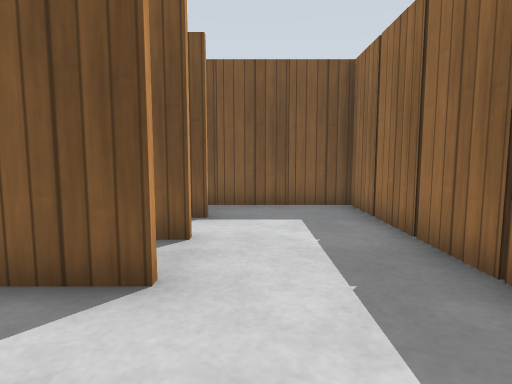
[1] (above)

24 first-person views from a walk through a world built for the Gazebo simulator. The camera is 0.68 m above the floor, tilts 6° down and sees 75° across. The floor is counted in squares, 0.5 m on a side. Each view is taken from the middle of a square. On the plan, view 1 faces up. The plan holds only what a view shows up to about 15 squares ahead; the rest is blank. Gazebo's built-in surfaces are drawn with simple patterns.

[2]
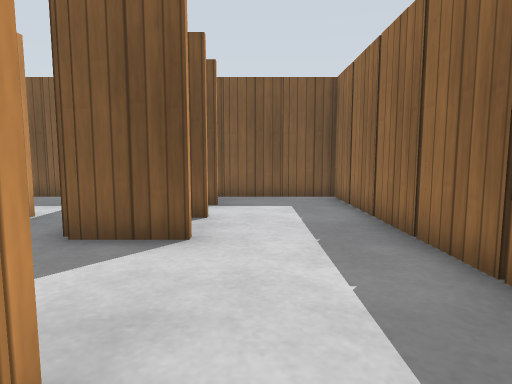

[3]
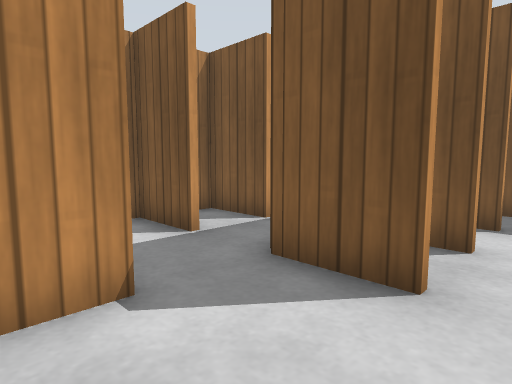

[4]
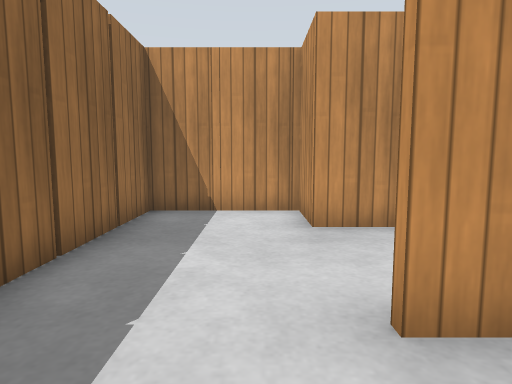

[5]
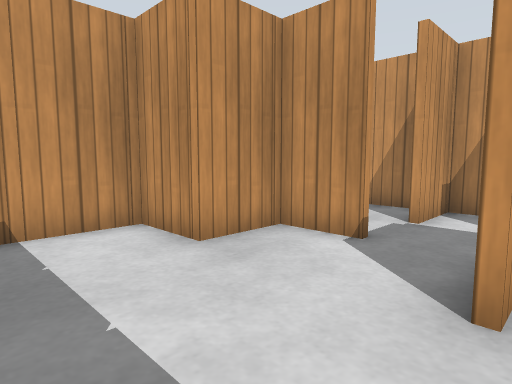

[6]
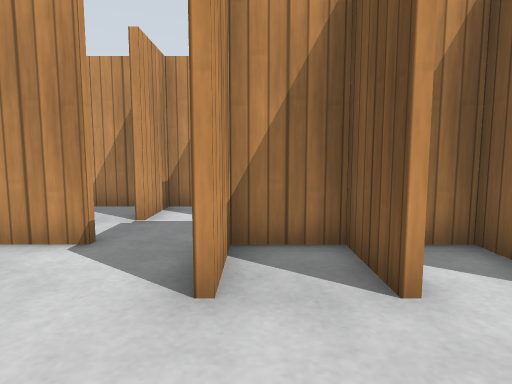

[7]
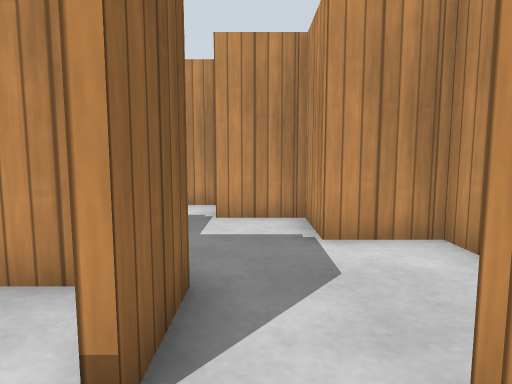

[8]
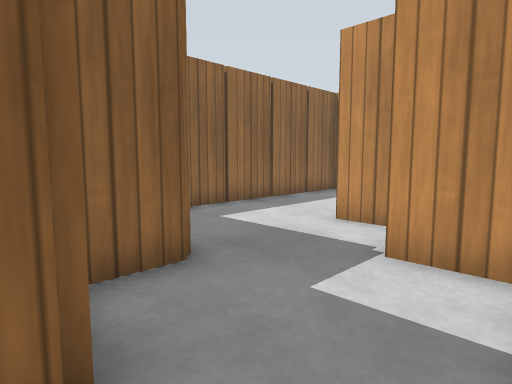

[9]
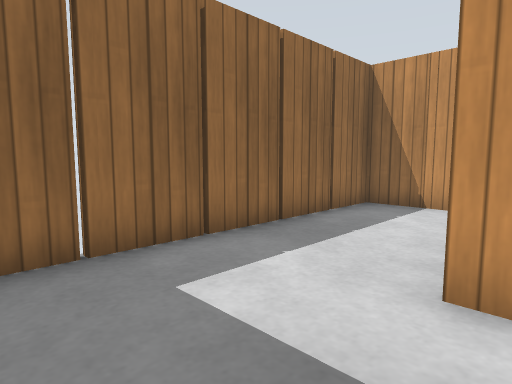

[10]
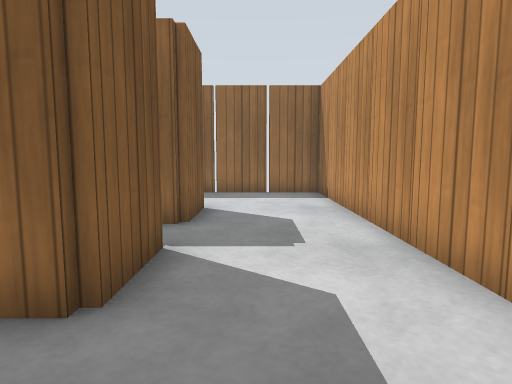

[11]
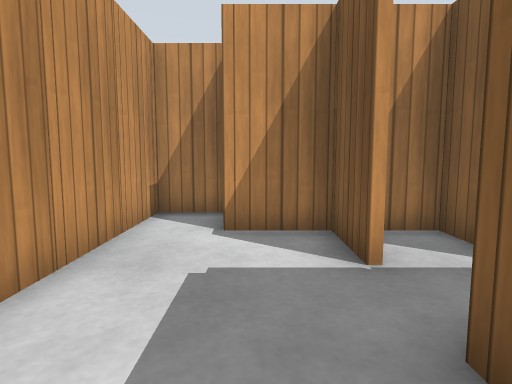

[12]
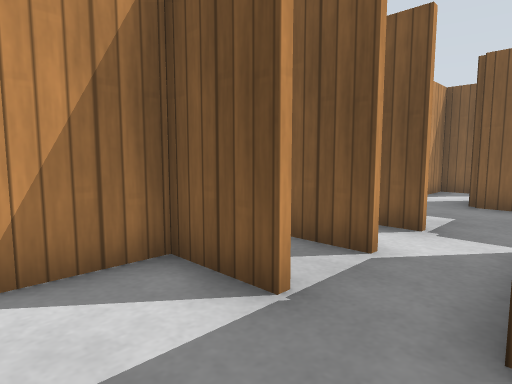

[13]
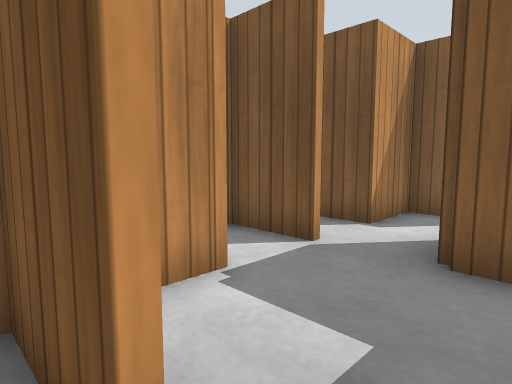

[14]
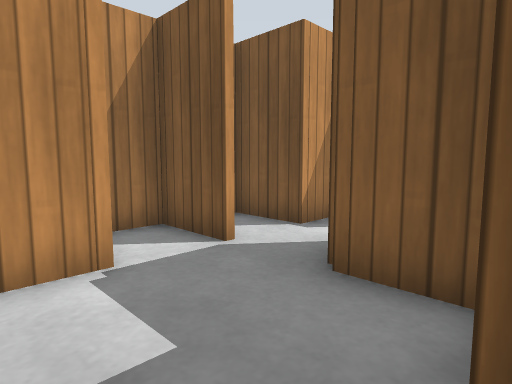

[15]
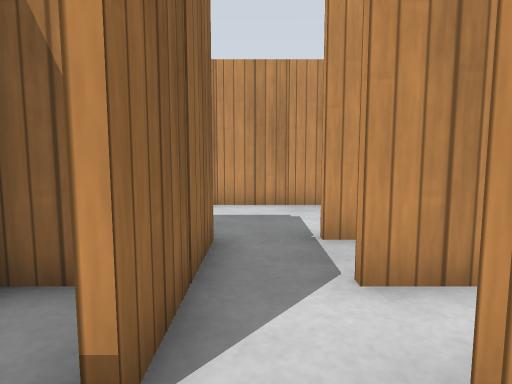

[16]
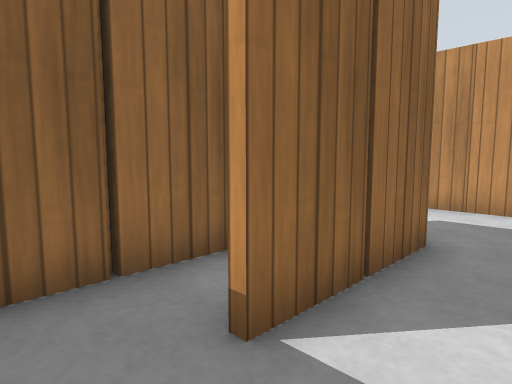

[17]
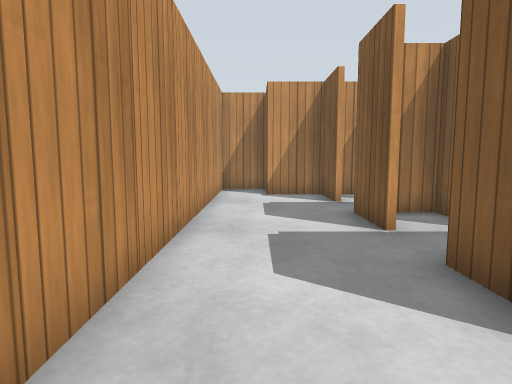

[18]
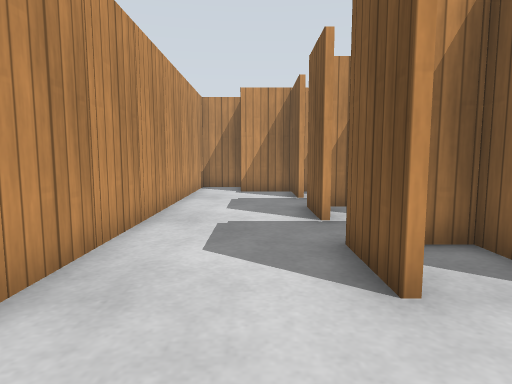

[19]
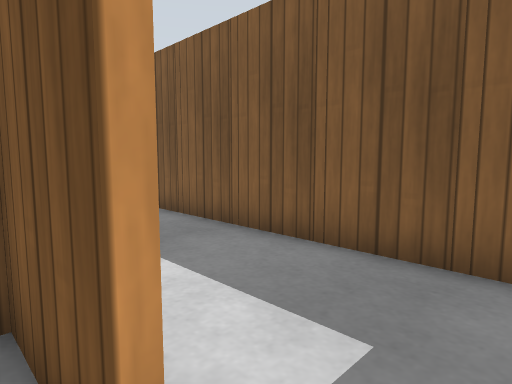

[20]
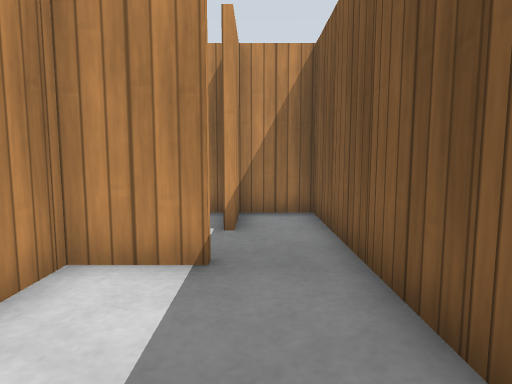

[21]
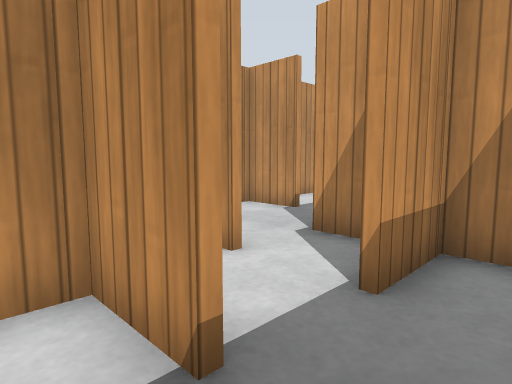

[22]
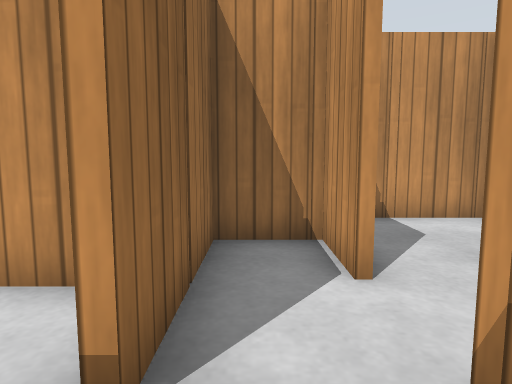

[23]
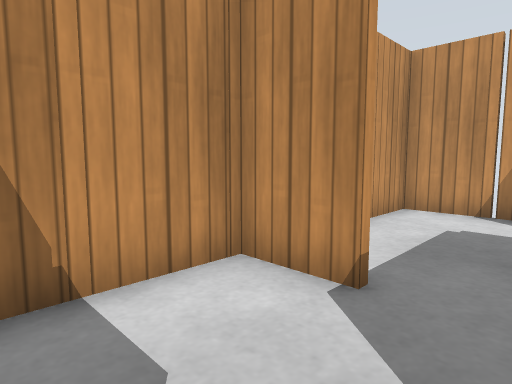

[24]
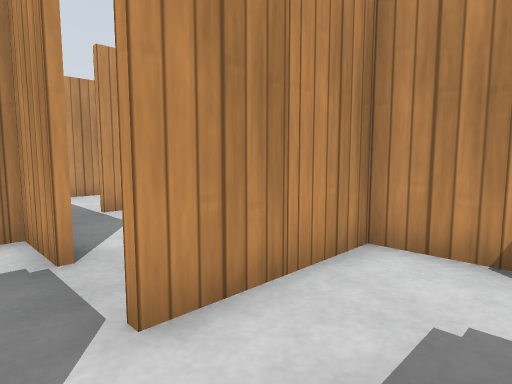

### Floor plan
Points are (right, up) in squares from view 1. A wall is a line through its corners. A room is listed if a view was taken in it or the views show most of it. See-through windows are left out.
Room 1 (views 1, 2, 3, 4, 5, 6, 7, 8, 9, 10, 11, 12, 17, 18, 19, 20, 21, 22)
walls: (-3.3, -0.5) (-3.3, 1.5); (-2.8, -0.4) (-1.1, -0.4) (-1.1, -2.4) (0.6, -2.4); (-3.1, 1.5) (-3.1, 0.4); (-7, -2.4) (-5.1, -2.4) (-5.1, -3.5); (-4.5, -4.4) (-3, -4.4); (-7.1, 0.6) (-7.1, -0.5); (-6.5, 1.6) (-5, 1.6); (-5, 3.4) (-6.5, 3.4); (-2.5, 3.6) (-1, 3.6); (-1, 3.4) (-3, 3.4); (-2.6, -6.4) (-1, -6.4); (1.4, -2.4) (2.7, -2.4) (2.7, 9.4) (-0.5, 9.4); (-6.1, -6.4) (-5.2, -6.4); (-5, 5.4) (-7.1, 5.4); (-1, 5.4) (-2.5, 5.4); (-10, 3.4) (-10.5, 3.4); (-5, -8.6) (-7, -8.6); (-11.1, 2.5) (-11.1, 1.4); (-10.5, 3.6) (-9.3, 3.6); (-8.5, 5.6) (-7.1, 5.6) (-7.1, 5); (-1, -8.6) (-3, -8.6); (-1, 7.4) (-2.5, 7.4); (-9, -8.6) (-10.5, -8.6); (-9.3, 6.5) (-9.3, 7.5); (-11.1, 5.5) (-11.1, 4.5); (-9.1, 7.5) (-9.1, 6.5); (-5.4, 9.4) (-13.1, 9.4) (-13.1, 8.4); (-11.1, -9.5) (-11.1, -10.6); (-4.6, -12.4) (-3.4, -12.4); (-2.6, -12.4) (-1.4, -12.4); (-6.6, -12.4) (-5.4, -12.4); (-13.1, 6.4) (-13.1, 5.4); (-0.6, -12.4) (0.5, -12.4); (-8.5, -12.4) (-7.4, -12.4); (1.4, -12.4) (2.7, -12.4) (2.7, -3.5); (-10.5, -12.4) (-9.4, -12.4)
ways out: opening at (-12, 5) to room 2; opening at (-12, 8) to room 2; opening at (-11.5, -12.5) to room 2; opening at (-10, 0.3) to room 2; opening at (-8, -7.3) to room 2; opening at (-7, -3) to room 2
objects: wooden post (-11, 10); wooden post (-9, -13); wooden post (-9, 5); wooden post (-9, 6); wooden post (-9, 10); wooden post (-7, -13); wooden post (-7, -8); wooden post (-7, 2); wooden post (-7, 3); wooden post (-7, 4); wooden post (-7, 6); wooden post (-7, 10); wooden post (-5, -13); wooden post (-5, -5); wooden post (-5, -4); wooden post (-5, 10); wooden post (-3, -13); wooden post (-3, -8); wooden post (-3, -7); wooden post (-3, -6); wooden post (-3, 0); wooden post (-3, 4); wooden post (-3, 5); wooden post (-3, 6); wooden post (-3, 7); wooden post (-3, 8); wooden post (-1, -13); wooden post (-1, -2); wooden post (-1, 10); wooden post (1, -13); wooden post (1, -3); wooden post (1, 10); wooden post (3, -11); wooden post (3, -9); wooden post (3, -7); wooden post (3, -5); wooden post (3, -1); wooden post (3, 1); wooden post (3, 3); wooden post (3, 5); wooden post (3, 7)
Room 2 (views 13, 14, 15, 16, 23, 24)
walls: (-17.1, -0.5) (-17.1, -1.5); (-14.9, 1.6) (-12.4, 1.6); (-11.1, -2.4) (-11.1, -3.6); (-11, -0.6) (-12.5, -0.6); (-18.5, 1.6) (-17, 1.6); (-11.1, 1.4) (-13, 1.4); (-19.6, -4.4) (-19, -4.4); (-15.1, 3.5) (-15.1, 2.5); (-10.4, -6.4) (-9, -6.4); (-9, -4.6) (-10.5, -4.6); (-20.5, 1.6) (-19.4, 1.6); (-7.6, -0.6) (-8.5, -0.6); (-9, -6.6) (-10.5, -6.6); (-9.3, 3.6) (-9.3, 4.6); (-9.8, -8.4) (-9, -8.4); (-20.5, -8.4) (-19.5, -8.4); (-7.3, -5.5) (-7.3, -4.5); (-11.1, -10.6) (-12.4, -10.6); (-12.5, 7.6) (-11, 7.6); (-5.3, -6.1) (-5.3, -5.4); (-12.5, -12.4) (-11.4, -12.4)
ways out: opening at (-12, 5) to room 1; opening at (-12, 8) to room 1; opening at (-11.5, -12.5) to room 1; opening at (-10, 0.3) to room 1; opening at (-8, -7.3) to room 1; opening at (-7, -3) to room 1
objects: wooden post (-21, 3); wooden post (-19, 1); wooden post (-17, -2); wooden post (-15, 2); wooden post (-13, -13) to (-13, -12); wooden post (-13, -11); wooden post (-13, -1); wooden post (-13, 0); wooden post (-13, 2); wooden post (-13, 8); wooden post (-11, -13); wooden post (-11, -9); wooden post (-11, -8); wooden post (-11, -7); wooden post (-11, -6); wooden post (-11, -5); wooden post (-11, -4); wooden post (-11, 3); wooden post (-11, 4); wooden post (-9, 0); wooden post (-7, -7); wooden post (-7, -6); wooden post (-7, -2)

Where each view was taken, in squares from view 1:
view 1: 0 up, 0 right, facing up
view 2: 2 down, 0 right, facing up
view 3: 0 up, 0 right, facing up-left
view 4: 6 up, 0 right, facing down
view 5: 4 up, 2 right, facing down-left
view 6: 4 up, 2 right, facing left
view 7: 3 up, 4 left, facing down
view 8: 0 up, 5 left, facing down-right
view 9: 3 down, 2 left, facing down-right
view 10: 10 down, 10 left, facing right
view 11: 10 down, 5 left, facing left
view 12: 11 down, 7 left, facing up-left
view 13: 5 down, 8 left, facing up-left
view 14: 4 down, 7 left, facing up-left
view 15: 3 down, 8 left, facing down
view 16: 3 down, 9 left, facing down-right
view 17: 11 down, 1 right, facing left
view 18: 10 down, 2 right, facing left
view 19: 5 up, 4 left, facing up-left
view 20: 8 up, 5 left, facing left
view 21: 9 up, 8 left, facing down-left
view 22: 9 up, 10 left, facing down
view 23: 5 up, 12 left, facing down-left
view 24: 4 up, 16 left, facing down-left
